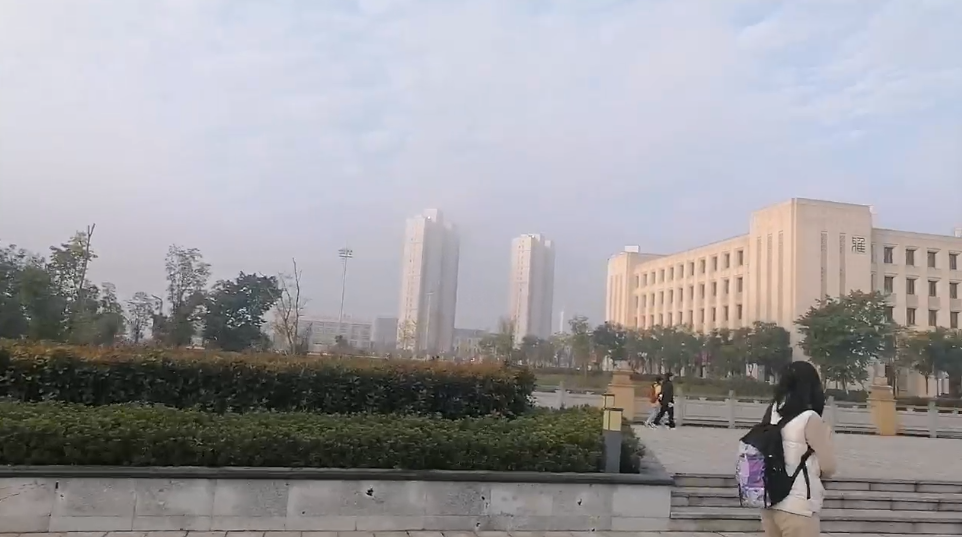
#> input picture Code/a1.jpg, 962 x 537 px
$ python ju.py
#> lines starting #> are read from the running program, lines starting #| are printed output that depends on the picture; after the words box and inside, x2 and y2 are one past the last pixel; in counts of white or black regions, pixels touching at a corner belong together; long printed decimals are rounded
import cv2
import numpy as np

# 读取输入图像
image = cv2.imread('a1.jpg')
#> image is the input picture: shape (537, 962, 3); mean B, G, R 159.4, 155.5, 157.1

# 将图像转换为灰度图
gray = cv2.cvtColor(image, cv2.COLOR_BGR2GRAY)
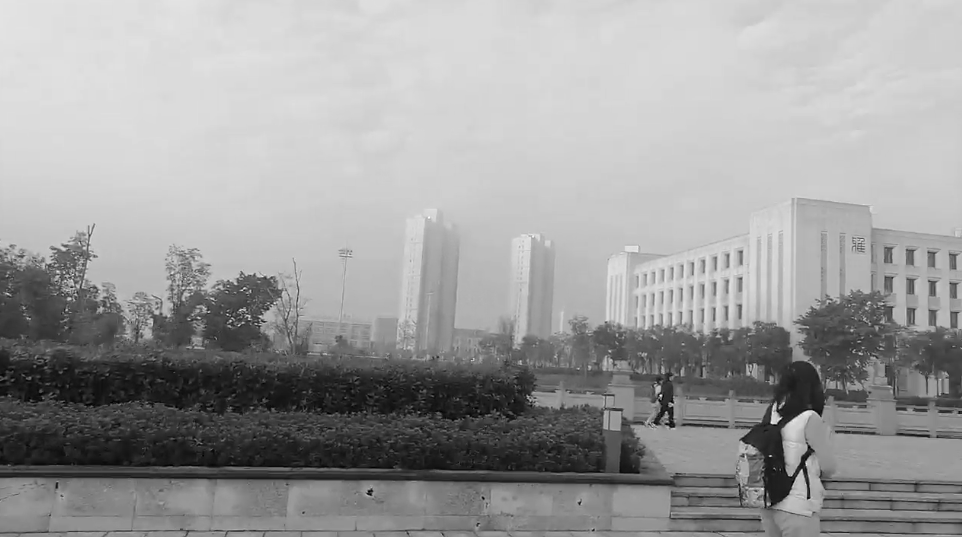
#> gray: shape (537, 962); min 0, max 255, mean 156.4
me = cv2.mean(gray)
#> me = (156.4, 0, 0, 0)
print(f'图像平均数据:{me}')
#| 图像平均数据:(156.445, 0.0, 0.0, 0.0)
# 计算透射率（Transmission）
mean_gray = me[0]  # 计算图像的平均亮度
#> mean_gray = 156.4
transmission = 1 - mean_gray / 255.0  # 计算透射率
#> transmission = 0.386

print(f'当前透射率：{transmission}')
#| 当前透射率：0.3865
# 阈值化透射率以判断是否有雾
threshold = 0.4  # 设置透射率阈值
has_haze = transmission <= threshold
#> has_haze = True

# 显示结果
cv2.putText(image, f"Has Haze: {has_haze}", (10, 30), cv2.FONT_HERSHEY_SIMPLEX, 1, (0, 0, 255), 2)
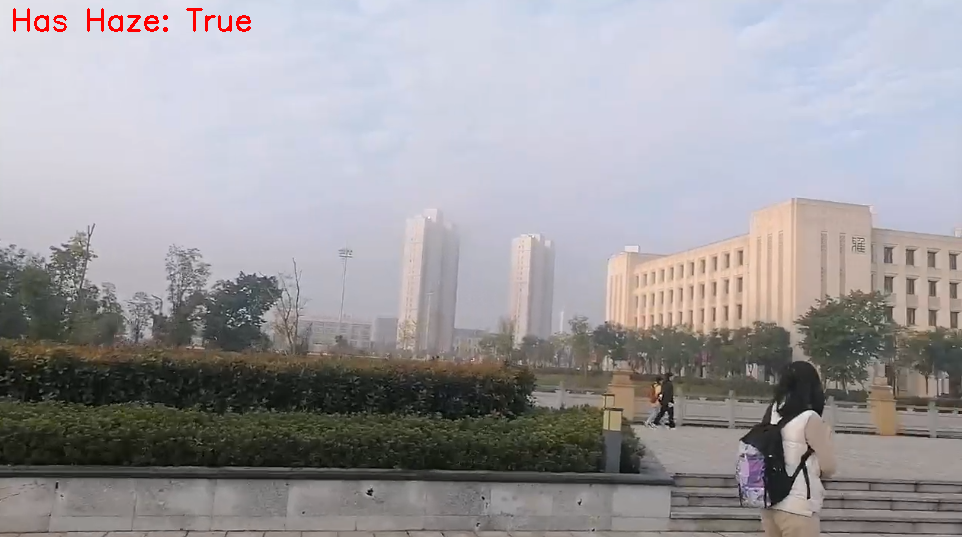
#> image: shape (537, 962, 3); 0.29% of pixels changed, all inside (x1, y1, x2, y2) = (13, 8, 251, 32)
cv2.imshow('Image', image)
cv2.waitKey(0)
cv2.destroyAllWindows()

$ run again, with Code/a2.jpg copied over Code/a1.jpg
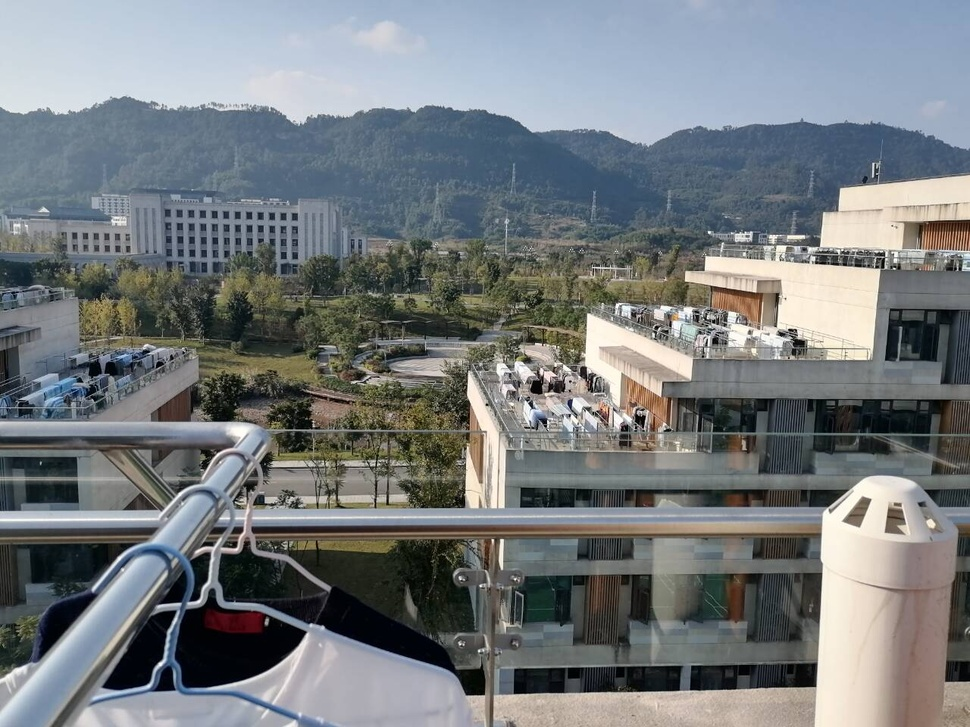
#> input picture Code/a2.jpg, 970 x 727 px, shrunk from 1280 x 960 before the run
#> image is the input picture: shape (727, 970, 3); mean B, G, R 125.7, 122.8, 117.9
#> `gray = cv2.cvtColor(image, cv2.COLOR_BGR2GRAY)`:
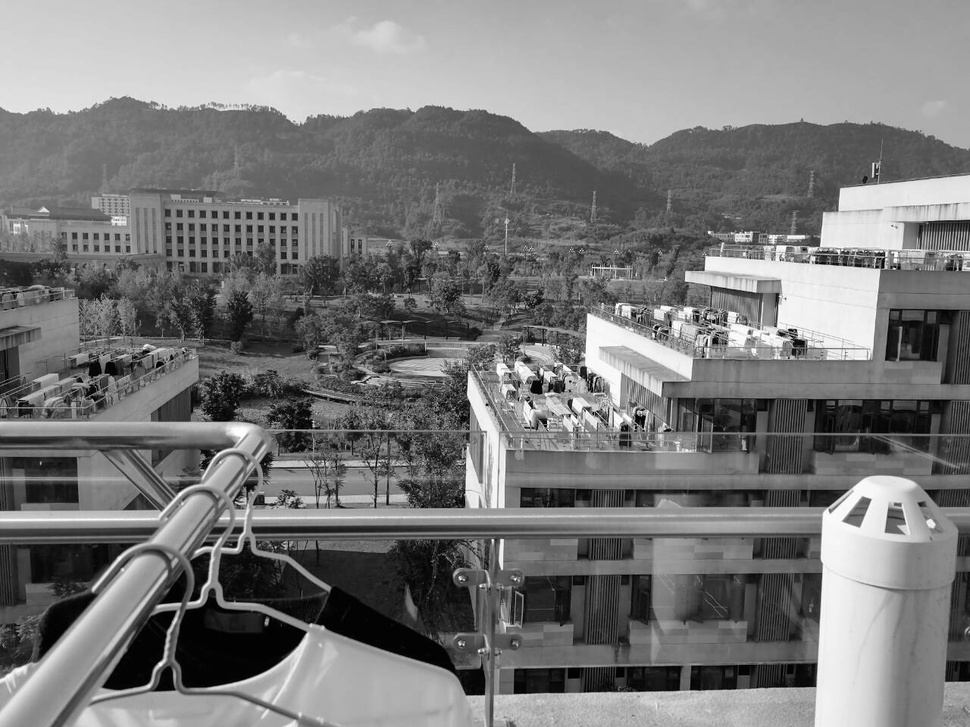
#> gray: shape (727, 970); min 0, max 255, mean 121.7
#> me = (121.7, 0, 0, 0)
#| 图像平均数据:(121.652, 0.0, 0.0, 0.0)
#> mean_gray = 121.7
#> transmission = 0.523
#| 当前透射率：0.5229
#> has_haze = False
#> `cv2.putText(image, f"Has Haze: {has_haze}", (10, 30), cv2.FONT_HERSHEY..`:
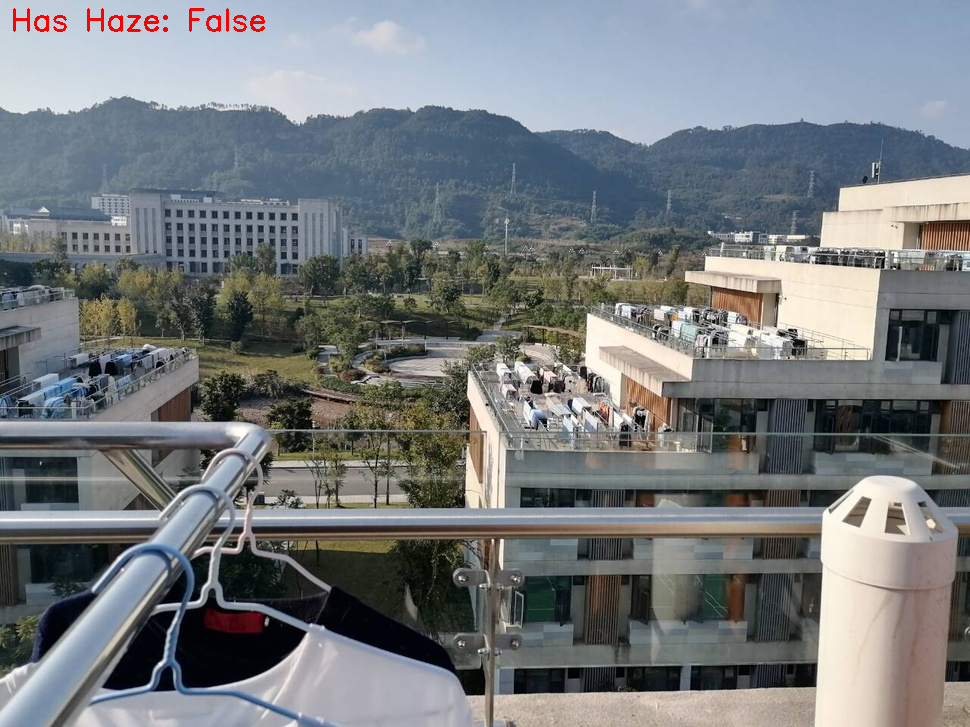
#> image: shape (727, 970, 3); 0.23% of pixels changed, all inside (x1, y1, x2, y2) = (13, 8, 265, 32)

$ run again, with Code/a5.jpg copied over Code/a1.jpg
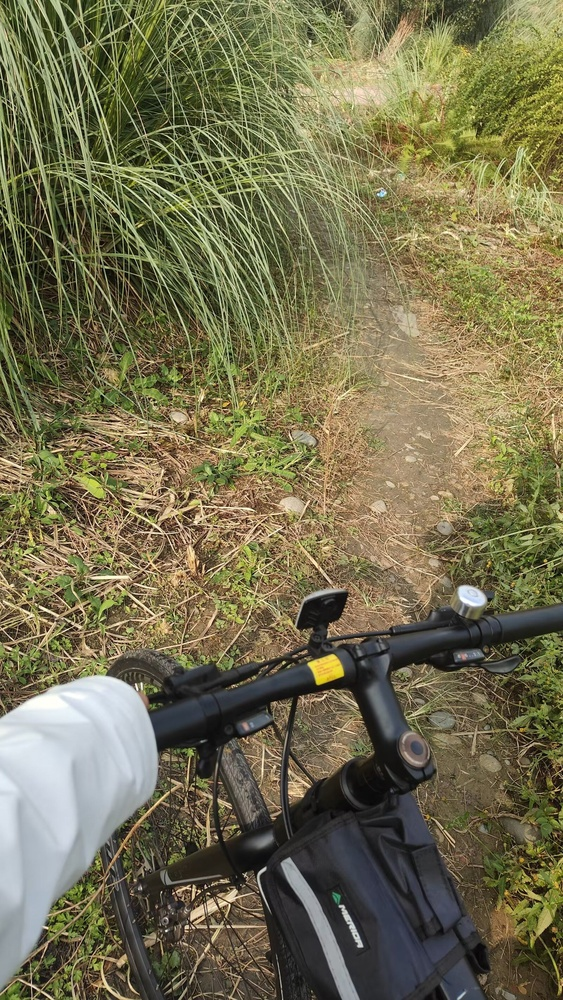
#> input picture Code/a5.jpg, 563 x 1000 px, shrunk from 1600 x 2844 before the run
#> image is the input picture: shape (1000, 563, 3); mean B, G, R 80.2, 111.7, 116.9
#> `gray = cv2.cvtColor(image, cv2.COLOR_BGR2GRAY)`:
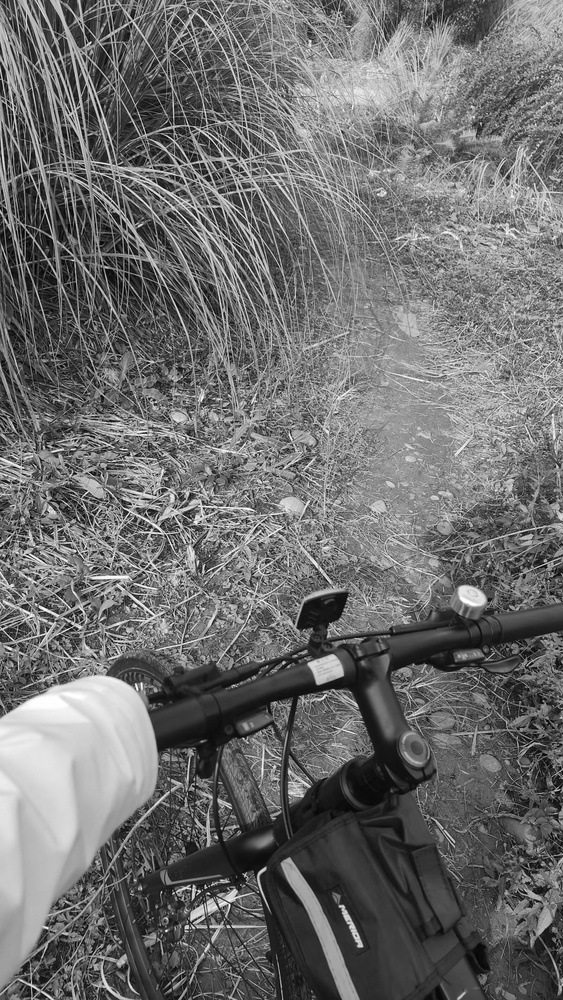
#> gray: shape (1000, 563); min 1, max 255, mean 109.7
#> me = (109.7, 0, 0, 0)
#| 图像平均数据:(109.676, 0.0, 0.0, 0.0)
#> mean_gray = 109.7
#> transmission = 0.57
#| 当前透射率：0.5699
#> has_haze = False
#> `cv2.putText(image, f"Has Haze: {has_haze}", (10, 30), cv2.FONT_HERSHEY..`:
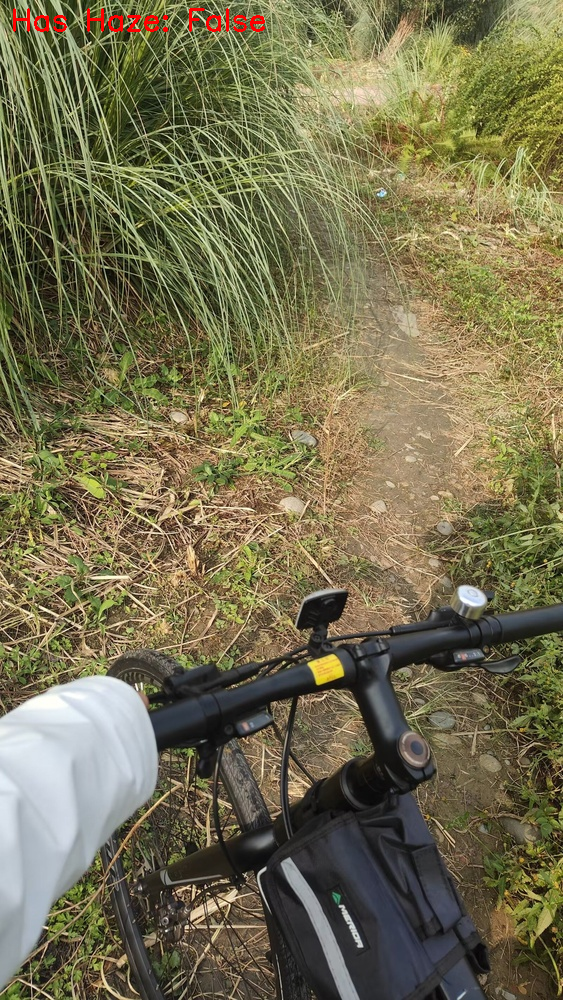
#> image: shape (1000, 563, 3); 0.29% of pixels changed, all inside (x1, y1, x2, y2) = (13, 8, 265, 32)

$ run again, with Code/a6.jpg copied over Code/a1.jpg
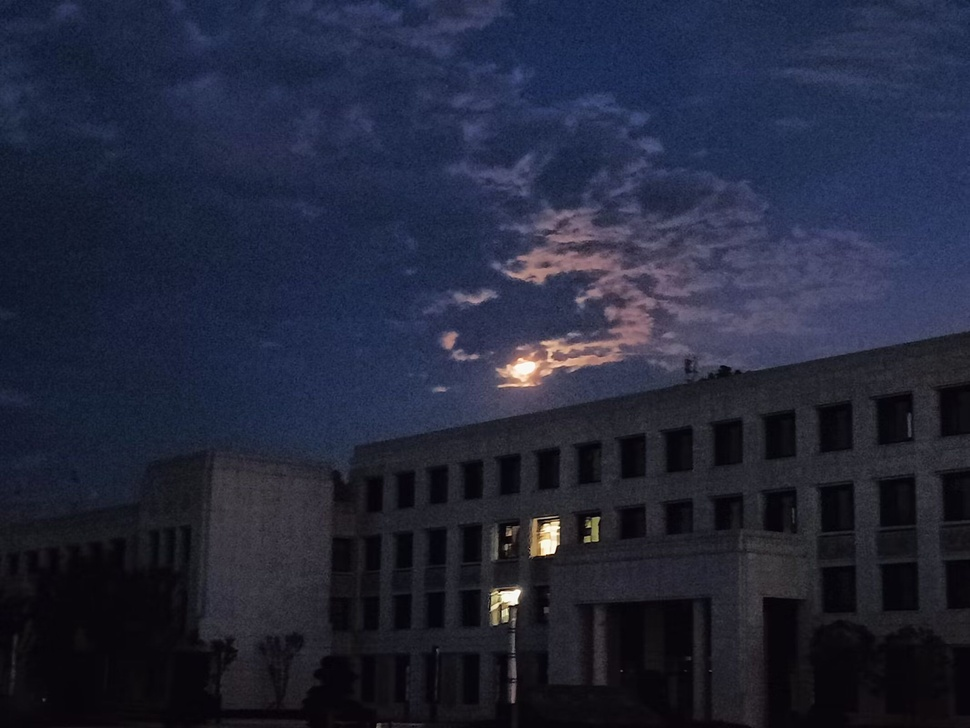
#> input picture Code/a6.jpg, 970 x 728 px, shrunk from 2133 x 1600 before the run
#> image is the input picture: shape (728, 970, 3); mean B, G, R 58.5, 39.1, 35.2
#> `gray = cv2.cvtColor(image, cv2.COLOR_BGR2GRAY)`:
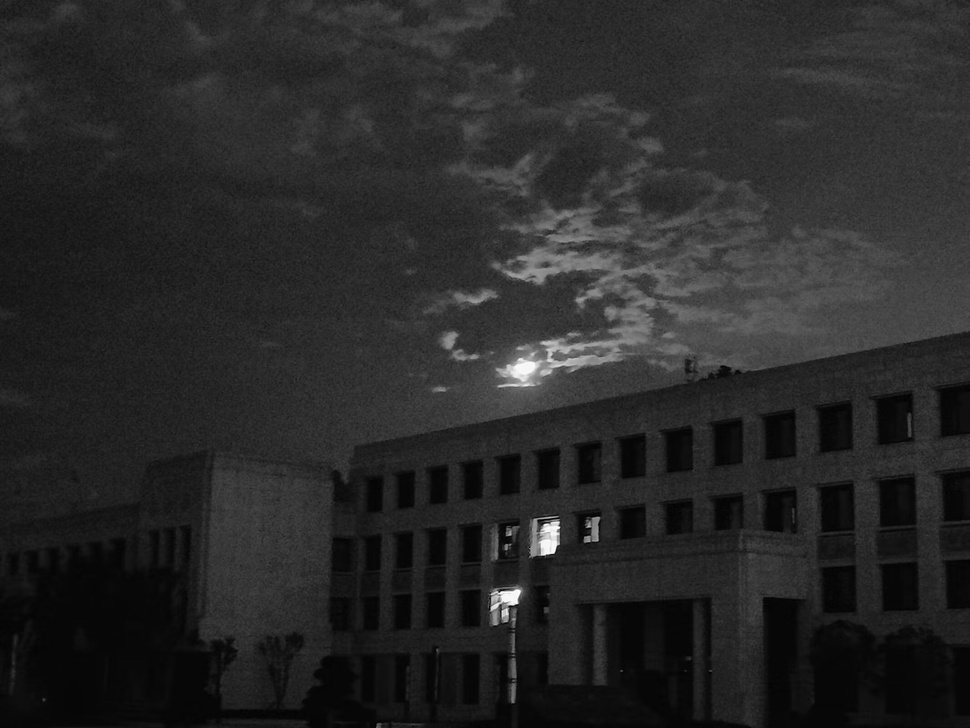
#> gray: shape (728, 970); min 1, max 254, mean 40.1
#> me = (40.08, 0, 0, 0)
#| 图像平均数据:(40.085, 0.0, 0.0, 0.0)
#> mean_gray = 40.08
#> transmission = 0.843
#| 当前透射率：0.8428
#> has_haze = False
#> `cv2.putText(image, f"Has Haze: {has_haze}", (10, 30), cv2.FONT_HERSHEY..`:
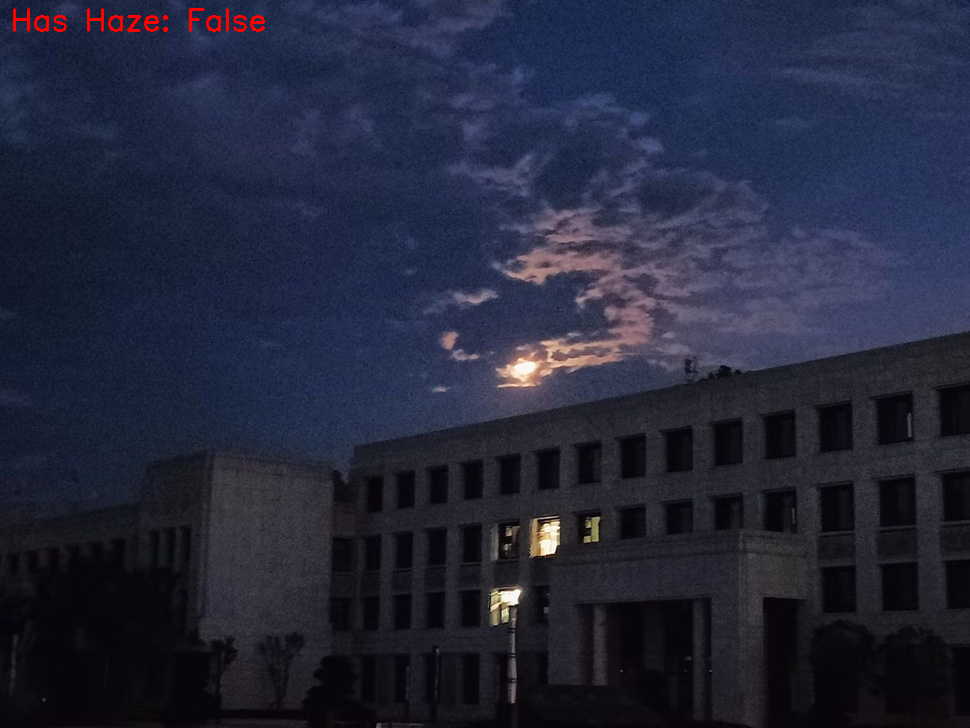
#> image: shape (728, 970, 3); 0.23% of pixels changed, all inside (x1, y1, x2, y2) = (13, 8, 265, 32)
